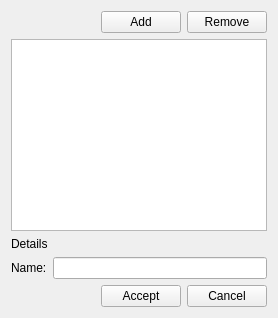
      <widget class="QWidget" name="tab_3">
       <attribute name="title">
        <string>Subjects</string>
       </attribute>
       <layout class="QGridLayout" name="gridLayout_12">
        <item row="0" column="0">
         <layout class="QGridLayout" name="gridLayout_11">
          <item row="3" column="2">
           <widget class="QPushButton" name="subjectCancelButton">
            <property name="text">
             <string>Cancel</string>
            </property>
           </widget>
          </item>
          <item row="2" column="0" colspan="3">
           <layout class="QGridLayout" name="gridLayout_13">
            <item row="1" column="0">
             <widget class="QLabel" name="label_25">
              <property name="text">
               <string comment="object">Name:</string>
              </property>
             </widget>
            </item>
            <item row="1" column="1">
             <widget class="QLineEdit" name="subjectNameLineEdit"/>
            </item>
            <item row="0" column="0" colspan="2">
             <widget class="QLabel" name="label_22">
              <property name="text">
               <string>Details</string>
              </property>
             </widget>
            </item>
           </layout>
          </item>
          <item row="3" column="1">
           <widget class="QPushButton" name="subjectAcceptButton">
            <property name="text">
             <string>Accept</string>
            </property>
           </widget>
          </item>
          <item row="0" column="1">
           <widget class="QPushButton" name="subjectAddButton">
            <property name="text">
             <string>Add</string>
            </property>
           </widget>
          </item>
          <item row="0" column="2">
           <widget class="QPushButton" name="subjectRemoveButton">
            <property name="text">
             <string>Remove</string>
            </property>
           </widget>
          </item>
          <item row="1" column="0" colspan="3">
           <widget class="QTableView" name="subjectTableView"/>
          </item>
          <item row="3" column="0">
           <spacer name="horizontalSpacer_10">
            <property name="orientation">
             <enum>Qt::Horizontal</enum>
            </property>
            <property name="sizeHint" stdset="0">
             <size>
              <width>40</width>
              <height>20</height>
             </size>
            </property>
           </spacer>
          </item>
         </layout>
        </item>
       </layout>
      </widget>
